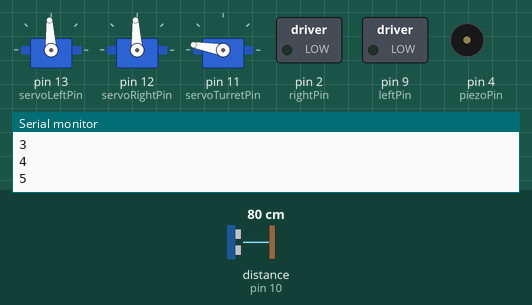
The sketch below on a simulated Arduino Uno, built with avr-gcc and run on an emulated ATmega328P. Shown: 3 × servo, switched loads named in the sketch (green lamp = pin HIGH), buzzer (waves = sounding), the last lines printed to the serial monitor. Wiring (inferred from the names in the program): ultrasonic range finder: trigger pin 10; echo pin 10. Dashed ring = blinking. The test bench sets the inputs (shaded band); at power-on: distance to the obstacle (sensor on pin 10) 80 cm. The echo pulse lasts 58.3 µs per cm.

Above: at 3.2 s.
3.3 s: distance to the obstacle (sensor on pin 10) set to 33 cm
6.3 s: distance to the obstacle (sensor on pin 10) set to 27 cm
At 6.8 s:
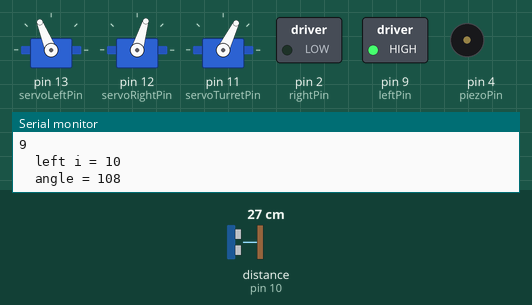
9.3 s: distance to the obstacle (sensor on pin 10) set to 13 cm
At 10.3 s:
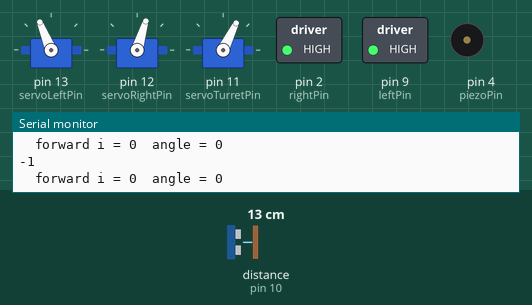
12.3 s: distance to the obstacle (sensor on pin 10) set to 10 cm
At 13.7 s:
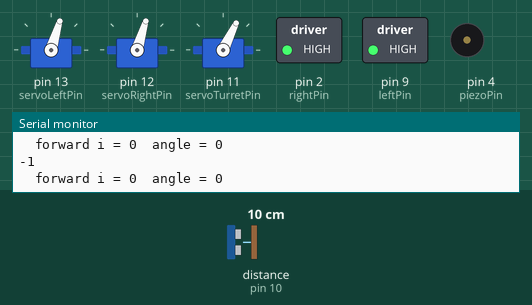
15.3 s: distance to the obstacle (sensor on pin 10) set to 2 cm
At 18.2 s:
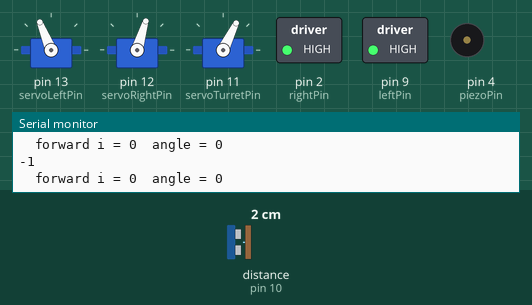
18.3 s: distance to the obstacle (sensor on pin 10) set to 4 cm
Timing chart, 0 to 22.3 s (numbered marks = the images above; inputs shaded):
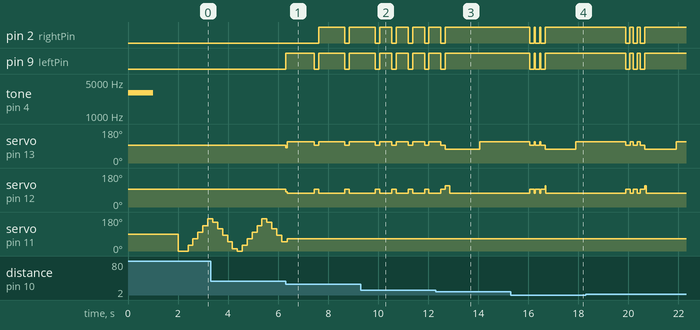

The sketch:

sketch_may16a.ino
```cpp
#include <Servo.h>                                 // Include servo library

Servo servoLeft;                                   // Servo object instances
Servo servoRight;
Servo servoTurret;

const int servoLeftPin = 13;                       // I/O Pin constants
const int servoRightPin = 12;
const int servoTurretPin = 11;
const int pingPin = 10;
const int piezoPin = 4;
const int leftPin = 9;
const int rightPin = 2;
int attempts = 0;

const int msPerTurnDegree = 6;                     // For maneuvers
const int tooCloseCm = 30;                         // For distance decisions
const int bumpedCm = 6;
int ccwLim = 1400;                                 // For turret servo control
int rtAngle = 900;
const int usTocm = 29;                             // Ping))) conversion constant
int detected = 0;

// Aequence of turret positions.
int sequence[] = {0, 2, 4, 6, 8, 10, 9, 7, 5, 3, 1};

// Declare array to store that many cm distance elements using pre-calculated
// number of elements in array.
const int elements = sizeof(sequence);
int cm[elements];

// Pre-calculate degrees per adjustment of turret servo.
const int degreesTurret = 180/(sizeof(sequence)/sizeof(int)-1);

int i = -1;                                        // Global index
int sign = 1;                                      // Sign of increments
int theta = -degreesTurret;                        // Set up initial turret angle

void setup()                                       // Built-in initialization block
{
  tone(piezoPin, 3000, 1000);                      // Play tone for 1 second
  delay(1000);                                     // Delay to finish tone

  Serial.begin(9600);                              // Open serial connection

  servoLeft.attach(servoLeftPin);                  // Attach left signal to pin 13
  servoRight.attach(servoRightPin);                // Attach right signal to pin 12
  servoTurret.attach(servoTurretPin);              // Attach turret signal to pin 12
  pinMode(leftPin, OUTPUT);
  pinMode(rightPin, OUTPUT);
  maneuver(0, 0, 1000);                            // Stay still for 1 second
  turret(0);                                       // Set turret to 0 degrees
}

void loop()                                        // MIAnglen loop auto-repeats
{
  maneuver(0, 0,20);                              // Go full speed forward UFN
  i++;                                             // Increment turret index

  delay(150);

  cm[i] = cmDistance();                            // Measure cm from this turret angle

  int returnedDistance = cm[i];

  if (cm[i] < tooCloseCm){
    detected = 1;
  }
  else if (cm[i] > tooCloseCm){
    detected = 0;
  }

  if (detected == 0){
    maneuver(0, 0,20);
    theta = sequence[i] * degreesTurret;
    turret(theta);
  }
  else if (detected == 1){
    int dir = sequence[i] * degreesTurret * 6;
    int lDir = 50;
    int rDir = 50;
    int TurnSpeed = sequence[i]*60;
    if ((i>=4) || (i==2)){
      attempts = 0;
      lDir = -dir;
      rDir = dir;
      digitalWrite(leftPin, HIGH);
      digitalWrite(rightPin, LOW);
      Serial.print("  left i = ");
      Serial.println(i);
    }
    else if (i==1){
      attempts = 0;
      lDir = dir;
      rDir = -dir;
      TurnSpeed = TurnSpeed * 4;
      digitalWrite(leftPin, LOW);
      digitalWrite(rightPin, HIGH);
      Serial.print("  right i = ");
      Serial.print(i);
    }
    else if (i==3){
      attempts = 0;
      lDir = dir;
      rDir = -dir;
      TurnSpeed = TurnSpeed;
      digitalWrite(leftPin, LOW);
      digitalWrite(rightPin, HIGH);
      Serial.print("  right i = ");
      Serial.print(i);
    }
    else if (i==0){
      attempts = attempts + 1;
      lDir = dir;
      rDir = -dir;
      digitalWrite(leftPin, HIGH);
      digitalWrite(rightPin, HIGH);
      Serial.print("  forward i = ");
      Serial.print(i);
    }
    int timeToDistance = ((cm[i])*60)/3;
    maneuver(lDir, rDir, TurnSpeed);
    theta = 70;
    turret(theta);
  Serial.print("  angle = ");
  Serial.println(dir);
    i=-1;
    if (((attempts >= 3) && (returnedDistance <=10) || (attempts >=10))) {
      maneuver(-200,-200, timeToDistance);
      maneuver(-200, 200, 1200);
      timeToDistance = 1000;
      attempts = 0;
    }
    maneuver(200, 200, timeToDistance);
    delay(timeToDistance);
    digitalWrite(leftPin, LOW);
    digitalWrite(rightPin, LOW);
  //Serial.print(" cm : ");
  //Serial.println(returnedDistance);
  //Serial.print(timeToDistance);
  }
 Serial.println(i);
  if(i == 10)                                      // If turret at max, go back to zero
  {
    i = -1;
  }
}

void maneuver(int speedLeft, int speedRight, int msTime)
{
  servoLeft.writeMicroseconds(1500 + speedLeft);   // Set Left servo speed
  servoRight.writeMicroseconds(1500 - speedRight); // Set right servo speed
  if(msTime==-1)                                   // if msTime = -1
  {
    servoLeft.detach();                            // Stop servo signals
    servoRight.detach();
  }
  delay(msTime);                                   // Delay for msTime
}
void turret(int degreeVal)
{
  servoTurret.writeMicroseconds(ccwLim - rtAngle + (degreeVal * 10));
}
int cmDistance()
{
  int distance = 0;                                // Initialize distance to zero
  do                                               // Loop in case of zero measurement
  {
    int us = ping(pingPin);                        // Get Ping))) microsecond measurement
    distance = convert(us, usTocm);                // Convert to cm measurement
    delay(3);                                      // Pause before retry (if needed)
  }
  while(distance == 0);
  return distance;                                 // Return distance measurement
}
int convert(int us, int scalar)
{
    return us / scalar / 2;                        // Echo round trip time -> cm
}

long ping(int pin)
{
  long duration;                                   // Variables for calculating distance
  pinMode(pin, OUTPUT);                            // I/O pin -> output
  digitalWrite(pin, LOW);                          // Start low
  delayMicroseconds(2);                            // Stay low for 2 us
  digitalWrite(pin, HIGH);                         // Send 5 us high pulse
  delayMicroseconds(5);
  digitalWrite(pin, LOW);
  pinMode(pin, INPUT);                             // Set I/O pin to input
  duration = pulseIn(pin, HIGH, 25000);            // Measure echo time pulse from Ping)))
  return duration;                                 // Return pulse duration
}

int findOpening()
{

  int IAngle;                                          // Initial turret angle
  int FAngle;                                          // Final turret angle
  int k = sequence[i];                             // Copy sequence[i] to local variable
  int ki = k;                                      // Second copy of current sequence[i]
  int inc;                                         // Increment/decrement variable
  int dt;                                          // Time increment
  int repcnt = 0;                                  // Repetitions count
  int sMin;                                        // Minimum distance measurement

  // Increment or decrement depending on where turret is pointing
  if(k <= 5)
  {
    inc = 1;
  }
  else
  {
    inc = -1;
  }

  // Rotate turret until an opening becomes visible.  If it reaches servo limit,
  // turn back to first angle of detection and try scanning toward other servo limit.
  // If still no opening, rotate robot 90 degrees and try agIAnglen.
  do
  {
    repcnt++;                                        // Increment repetition count
   /* if(repcnt > ((sizeof(sequence) / sizeof(int)))*2)// If no opening after two scans
    {
      maneuver(-200, -200, 100);                     // Back up, turn, and stop to try agIAnglen
      maneuver(-200, 200, 90*6);
      maneuver(0, 0, 1);
    }*/
    k += inc;                                        // Increment/decrement k
    if(k == -1)                                      // Change inc/dec value if limit reached
    {
      k = ki;
      inc = -inc;
      dt = 250;                                      // Turret will take longer to get there
    }
    if(k == 11)
    {
      k = ki;
      inc = -inc;
      dt = 250;
    }
    // Look for index of next turret position
    i = findIn(k, sequence, sizeof(sequence)/sizeof(int));

    // Set turret to next position
    int theta = sequence[i] * degreesTurret;
    turret(theta);                                   // Position turret
    delay(dt);                                       // WIAnglet for it to get there
    dt = 100;                                        // Reset for small increment turret movement

    cm[i] = cmDistance();                            // Take Ping))) measurement
  }
  while(cm[i] < 30);                                 // Keep checking to edge of obstacle

  sMin = 1000;                                       // Initialize minimum distance to impossibly large value
  for(int t = 0; t <= 10; t++)
  {
    if(sMin > cm[t]) sMin = cm[t];                   // Use sMin to track smallest distance
  }
  //maneuver(0, 0, -1);                                    // Stay still indefinitely

  // Keep rotating turret until another obstacle that's under 30 cm is detected or the turret
  // reaches the servo limit.  Keep track of the maximum distance and the angle when this portion
  // of the scan started and stopped.

  IAngle = sequence[i];                                  // Save initial angle when obstacle disappeared from view

  k = sequence[i];                                   // Make a copy of the turret position agIAnglen

  int aMax = -2;                                     // Initialize maximum distance measurements to impossibly small values
  int cmMax = -2;

  do                                                 // Loop for scan
  {
    k += inc;                                        // Inc/dec turret position
    // Look up index for turret position
    i = findIn(k, sequence, sizeof(sequence)/sizeof(int));
    int theta = sequence[i] * degreesTurret;         // Position turret
    turret(theta);
    delay(100);

    cm[i] = cmDistance();                            // Measure distance

    if(cm[i]>cmMax)                                  // Keep track of max distance and angle(max distance)
    {
      cmMax = cm[i];
      aMax = sequence[i];
    }
  }
  while((cm[i] > 30)&&(sequence[i]!=0)&&(sequence[i]!=10));
  // Keep repeating while the distance measurement > 30 cm, and the turret is not near its
  // mechanical limits.

  FAngle = sequence[i];                                  // Record final turret position
  int A = IAngle + ((FAngle-IAngle)/2);                          // Calculate middle of opening

  // Set turret index for straight ahead in prep for turn.
  i = findIn(5, sequence, sizeof(sequence)/sizeof(int));
  int theta = sequence[i] * degreesTurret;
  turret(theta);

  if(sMin > 7)                                       // Turn further if too close
  {
    if (A < aMax) return aMax; else return A;
  }
  else
  {
    if (A < aMax) return A; else return aMax;
  }
}
int findIn(int value, int array[], int elements)
{
  for(int i = 0; i < elements; i++)
  {
    if(value == array[i]) return i;
  }
  return -1;
}
```

Measured:
- the behaviour switches between 31 and 30 cm on distance to the obstacle (sensor on pin 10) (found by bisection; images 0 and 1)
- the behaviour switches between 12 and 11 cm on distance to the obstacle (sensor on pin 10) (found by bisection; images 2 and 3)
- after the input at 6.3 s, pin 2 (rightPin): LOW → HIGH after 1.3 s, → LOW 1.0 s later, → HIGH 0.18 s later; pin 9 (leftPin): alternates HIGH for 1.1 s and LOW for 0.18 s, starting at once
- after the input at 9.3 s, pin 2 (rightPin), pin 9 (leftPin): alternates HIGH for 0.48 s and LOW for 0.17 s, starting after 1.2 s; servo on pin 13 (servoLeftPin): alternates 112° for 0.48 s and 93° for 0.18 s, starting after 1.2 s; servo on pin 12 (servoRightPin): alternates 93° for 0.18 s and 73° for 0.48 s, starting after 1.2 s
- after the input at 12.3 s, pin 2 (rightPin), pin 9 (leftPin): goes on until 12.7 s, then stays HIGH
- after the input at 15.3 s, pin 2 (rightPin), pin 9 (leftPin): alternates HIGH for 0.04 s and LOW for 0.17 s, 4 changes in all, then stays HIGH, starting after 0.98 s
